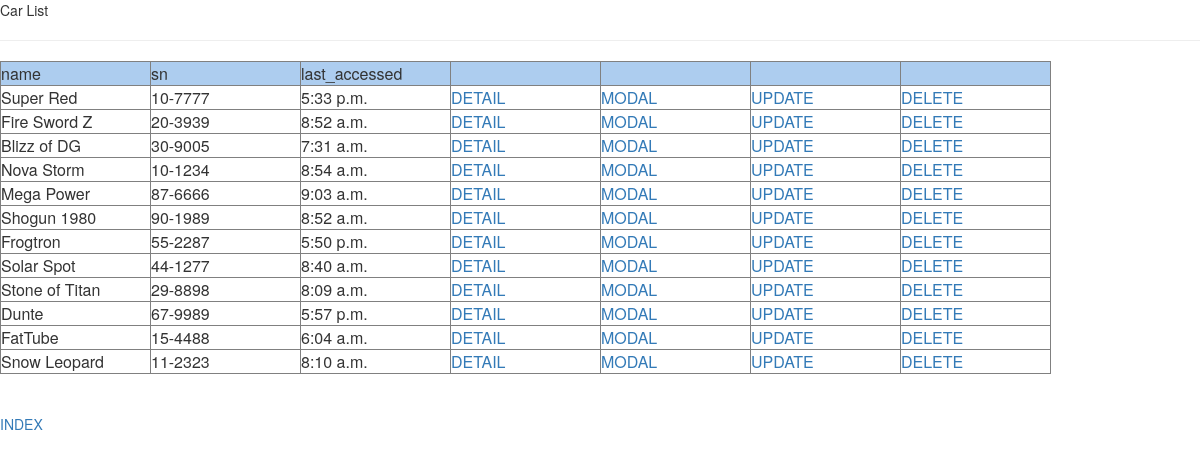
/list, run on an earlier commit of the app's database.
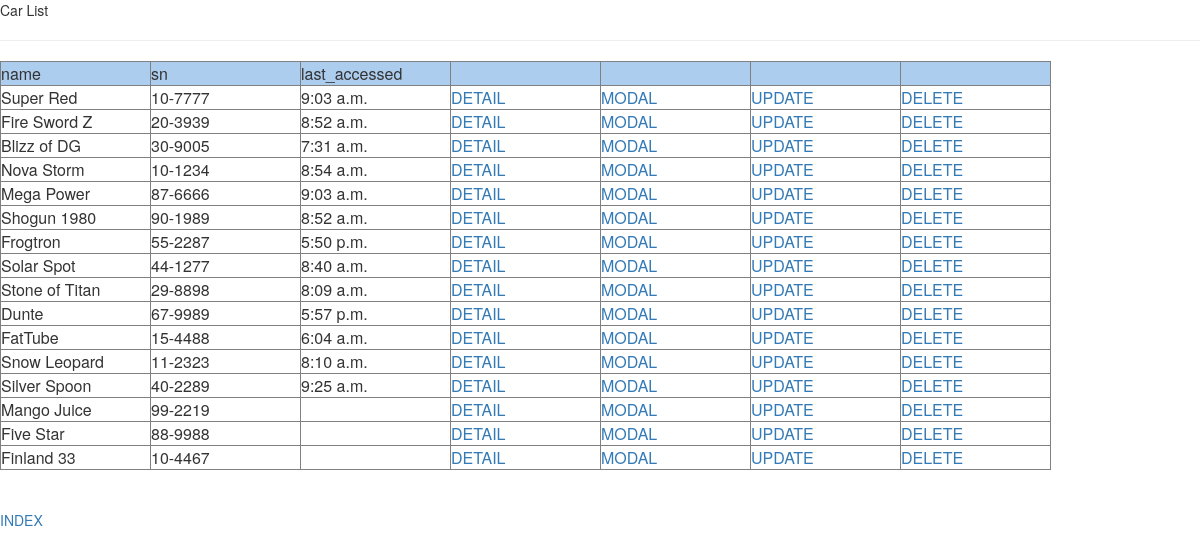
And on a later commit of the database.
### car/models.py (models this page shows, shortened)
class Car(models.Model):
    name = models.CharField(max_length=30)
    sn = models.CharField(max_length=30)
    last_accessed = models.DateTimeField(null=True)

### car/views.py (the view)
# urls.py: url(r'^list$', views.ListView.as_view(), name='list'),
class ListView(ListView):
    template_name = 'car/car_list.html' # default : '_list.html'
    context_object_name = 'car_list' # default : 'object_list'
    queryset = Car.objects.all()

### car/templates/car/car_list.html (shortened to what this page needs)
<link rel="stylesheet" href="https://maxcdn.bootstrapcdn.com/bootstrap/3.3.7/css/bootstrap.min.css">
Car List
<hr>
<table border="1">
  <tr bgcolor="#adcdef">
    <td>name</td>
    <td>sn</td>
    <td>last_accessed</td>
    <td></td>
    <td></td>
    <td></td>
    <td></td>
  </tr>
  {% for car in car_list %}
  <tr>
    <td>{{ car.name }}</td>
    <td>{{ car.sn }}</td>
    <td>{{ car.last_accessed.time }}</td>
    <td><a href="detail/{{ car.pk }}">DETAIL</a></td>
    <td><a data-toggle="modal" data-target="#myModal" href="update/{{ car.pk }}">MODAL</a></td>
    <td><a href="update/{{ car.pk }}">UPDATE</a></td>
    <td><a href="delete/{{ car.pk }}">DELETE</a></td>
  </tr>
  {% endfor %}
</table>
<a href="/">INDEX</a>

### car/templates/car/car_list.html (style rules this page uses)
td { width: 150px; }

What changed in the data, as far as the page shows it:
changed Car "Super Red": last_accessed.time "5:33 p.m." → "9:03 a.m."
added Car: name "Silver Spoon", sn "40-2289", last_accessed.time "9:25 a.m."
added Car: name "Mango Juice", sn "99-2219"
added Car: name "Five Star", sn "88-9988"
added Car: name "Finland 33", sn "10-4467"
